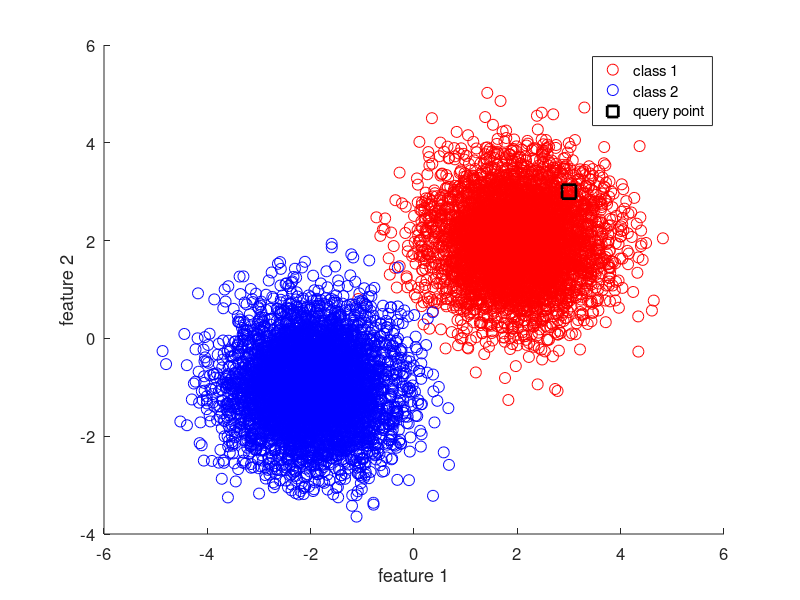

MATLAB code to generate this figure:
clc; clear; close all;
% labelled dataset
n = 1e4;
X = [randn(n/2,2)*0.8 +  [ 2  2] ; ...
     randn(n/2,2)*0.8 + [-2 -1]];
y = [ones(n/2,1) ; 2*ones(n/2,1)];
% KNN model trainig
k     = 3;
model = fitcknn(X,y,'NumNeighbors',k);
% classify a new point
xNew = [3 3]; pred = predict(model,xNew);
disp(pred)
% visual check
gscatter(X(:,1),X(:,2),y,'rb','o',8); hold on
plot(xNew(1),xNew(2),'ks','MarkerSize',10,'LineWidth',2)
legend('class 1','class 2','query point','Location','best')
xlabel('feature 1'); ylabel('feature 2');
set(gca,'FontSize',12,'color','none')